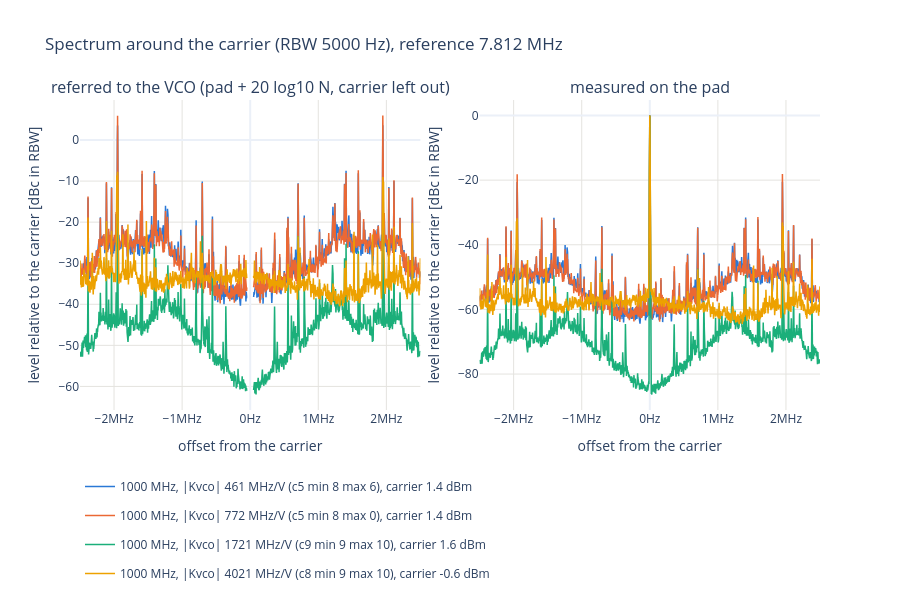

Notebook cell for this chart:
### Code cell
F_start, F_stop = None, None  # offset from the carrier shown [Hz] (may be negative); None = edge of the trace
f_axis = "lin"  # "lin" or "log" (log: upper sideband only)

# Averaged wide spectrum around the carrier per setting: level relative to the carrier (trace maximum), in the trace's
# RBW (one sweep, not binned). Left: referred to the VCO (+ 20 log10 N); the carrier itself (within 10 RBW) is left
# out there, +20 log10 N only applies to the noise sidebands. Right: as measured on the pad.
from plotly.subplots import make_subplots

fig = make_subplots(rows=1, cols=2, horizontal_spacing=0.08,
                    subplot_titles=("referred to the VCO (pad + 20 log10 N, carrier left out)", "measured on the pad"))
for key in KEYS:
    d = trace_of(key, "spectrum")
    if d.empty:
        continue
    d = d.assign(freq=d["freq"] - d["center"], level_dbc=d["level_dbm"] - d["level_dbm"].max())  # offset, rel. to carrier
    lo = d["freq"].min() if F_start is None else F_start
    hi = d["freq"].max() if F_stop is None else F_stop
    if f_axis == "log":
        lo = max(lo, d.loc[d["freq"] > 0, "freq"].min())
    d = in_range(d, lo, hi)
    sidebands = d[d["freq"].abs() >= 10 * d["rbw"]]
    sidebands = pd.concat([sidebands[sidebands["freq"] < 0], pd.DataFrame({"freq": [0.0], "level_dbc": [np.nan]}),
                           sidebands[sidebands["freq"] > 0]])  # gap at the carrier
    for col, curve, add_db, where in ((1, sidebands, 20 * np.log10(N_DIV[key]), "at the VCO"), (2, d, 0.0, "on the pad")):
        fig.add_scatter(x=curve["freq"], y=curve["level_dbc"] + add_db, mode="lines", name=NAMES[key],
                        legendgroup=NAMES[key], showlegend=col == 1, line=dict(color=COLORS[key], width=1.5),
                        row=1, col=col, hovertemplate=f"%{{x:.4s}}Hz: %{{y:.1f}} dBc {where}<extra></extra>")
rbw = traces.loc[traces["kind"] == "spectrum", "rbw"]
fig.update_layout(title=f"Spectrum around the carrier (RBW {rbw.iloc[0]:g} Hz), {REF_TXT}" if len(rbw)
                  else f"Spectrum around the carrier, {REF_TXT}",
                  template="plotly_white", height=600, legend=dict(orientation="h", y=-0.2),
                  hoverlabel=dict(namelength=-1))
if f_axis == "log":
    fig.update_xaxes(**OFFSET_AXIS)
else:
    fig.update_xaxes(type="linear", ticksuffix="Hz", exponentformat="SI")
fig.update_xaxes(title="offset from the carrier", gridcolor=GRID)
fig.update_yaxes(title="level relative to the carrier [dBc in RBW]", gridcolor=GRID)
save(fig, "spectrum")

### Figure 1 — Plotly figure (JSON) as saved in the notebook; plotly's stock layout.template omitted (floating-point values rounded to 4 significant figures; data arrays with more than 128 entries replaced by an {"elided": "..."} marker saying what was removed)
{"data": [{"hovertemplate": "%{x:.4s}Hz: %{y:.1f} dBc at the VCO<extra></extra>", "legendgroup": "1000 MHz, |Kvco| 461 MHz/V (c5 min 8 max 6), carrier 1.4 dBm", "line": {"color": "#2a78d6", "width": 1.5}, "mode": "lines", "name": "1000 MHz, |Kvco| 461 MHz/V (c5 min 8 max 6), carrier 1.4 dBm", "showlegend": true, "type": "scatter", "x": {"elided": "4903 float values"}, "xaxis": "x", "y": {"elided": "4903 float values"}, "yaxis": "y"}, {"hovertemplate": "%{x:.4s}Hz: %{y:.1f} dBc on the pad<extra></extra>", "legendgroup": "1000 MHz, |Kvco| 461 MHz/V (c5 min 8 max 6), carrier 1.4 dBm", "line": {"color": "#2a78d6", "width": 1.5}, "mode": "lines", "name": "1000 MHz, |Kvco| 461 MHz/V (c5 min 8 max 6), carrier 1.4 dBm", "showlegend": false, "type": "scatter", "x": {"elided": "5001 float values"}, "xaxis": "x2", "y": {"elided": "5001 float values"}, "yaxis": "y2"}, {"hovertemplate": "%{x:.4s}Hz: %{y:.1f} dBc at the VCO<extra></extra>", "legendgroup": "1000 MHz, |Kvco| 772 MHz/V (c5 min 8 max 0), carrier 1.4 dBm", "line": {"color": "#eb6834", "width": 1.5}, "mode": "lines", "name": "1000 MHz, |Kvco| 772 MHz/V (c5 min 8 max 0), carrier 1.4 dBm", "showlegend": true, "type": "scatter", "x": {"elided": "4903 float values"}, "xaxis": "x", "y": {"elided": "4903 float values"}, "yaxis": "y"}, {"hovertemplate": "%{x:.4s}Hz: %{y:.1f} dBc on the pad<extra></extra>", "legendgroup": "1000 MHz, |Kvco| 772 MHz/V (c5 min 8 max 0), carrier 1.4 dBm", "line": {"color": "#eb6834", "width": 1.5}, "mode": "lines", "name": "1000 MHz, |Kvco| 772 MHz/V (c5 min 8 max 0), carrier 1.4 dBm", "showlegend": false, "type": "scatter", "x": {"elided": "5001 float values"}, "xaxis": "x2", "y": {"elided": "5001 float values"}, "yaxis": "y2"}, {"hovertemplate": "%{x:.4s}Hz: %{y:.1f} dBc at the VCO<extra></extra>", "legendgroup": "1000 MHz, |Kvco| 1721 MHz/V (c9 min 9 max 10), carrier 1.6 dBm", "line": {"color": "#1baf7a", "width": 1.5}, "mode": "lines", "name": "1000 MHz, |Kvco| 1721 MHz/V (c9 min 9 max 10), carrier 1.6 dBm", "showlegend": true, "type": "scatter", "x": {"elided": "4903 float values"}, "xaxis": "x", "y": {"elided": "4903 float values"}, "yaxis": "y"}, {"hovertemplate": "%{x:.4s}Hz: %{y:.1f} dBc on the pad<extra></extra>", "legendgroup": "1000 MHz, |Kvco| 1721 MHz/V (c9 min 9 max 10), carrier 1.6 dBm", "line": {"color": "#1baf7a", "width": 1.5}, "mode": "lines", "name": "1000 MHz, |Kvco| 1721 MHz/V (c9 min 9 max 10), carrier 1.6 dBm", "showlegend": false, "type": "scatter", "x": {"elided": "5001 float values"}, "xaxis": "x2", "y": {"elided": "5001 float values"}, "yaxis": "y2"}, {"hovertemplate": "%{x:.4s}Hz: %{y:.1f} dBc at the VCO<extra></extra>", "legendgroup": "1000 MHz, |Kvco| 4021 MHz/V (c8 min 9 max 10), carrier -0.6 dBm", "line": {"color": "#eda100", "width": 1.5}, "mode": "lines", "name": "1000 MHz, |Kvco| 4021 MHz/V (c8 min 9 max 10), carrier -0.6 dBm", "showlegend": true, "type": "scatter", "x": {"elided": "4903 float values"}, "xaxis": "x", "y": {"elided": "4903 float values"}, "yaxis": "y"}, {"hovertemplate": "%{x:.4s}Hz: %{y:.1f} dBc on the pad<extra></extra>", "legendgroup": "1000 MHz, |Kvco| 4021 MHz/V (c8 min 9 max 10), carrier -0.6 dBm", "line": {"color": "#eda100", "width": 1.5}, "mode": "lines", "name": "1000 MHz, |Kvco| 4021 MHz/V (c8 min 9 max 10), carrier -0.6 dBm", "showlegend": false, "type": "scatter", "x": {"elided": "5001 float values"}, "xaxis": "x2", "y": {"elided": "5001 float values"}, "yaxis": "y2"}], "layout": {"annotations": [{"font": {"size": 16}, "showarrow": false, "text": "referred to the VCO (pad + 20 log10 N, carrier left out)", "x": 0.23, "xanchor": "center", "xref": "paper", "y": 1, "yanchor": "bottom", "yref": "paper"}, {"font": {"size": 16}, "showarrow": false, "text": "measured on the pad", "x": 0.77, "xanchor": "center", "xref": "paper", "y": 1, "yanchor": "bottom", "yref": "paper"}], "height": 600, "hoverlabel": {"namelength": -1}, "legend": {"orientation": "h", "y": -0.2}, "title": {"text": "Spectrum around the carrier (RBW 5000 Hz), reference 7.812 MHz"}, "xaxis": {"anchor": "y", "domain": [0, 0.46], "exponentformat": "SI", "gridcolor": "#e4e3df", "ticksuffix": "Hz", "title": {"text": "offset from the carrier"}, "type": "linear"}, "xaxis2": {"anchor": "y2", "domain": [0.54, 1], "exponentformat": "SI", "gridcolor": "#e4e3df", "ticksuffix": "Hz", "title": {"text": "offset from the carrier"}, "type": "linear"}, "yaxis": {"anchor": "x", "domain": [0, 1], "gridcolor": "#e4e3df", "title": {"text": "level relative to the carrier [dBc in RBW]"}}, "yaxis2": {"anchor": "x2", "domain": [0, 1], "gridcolor": "#e4e3df", "title": {"text": "level relative to the carrier [dBc in RBW]"}}}}
